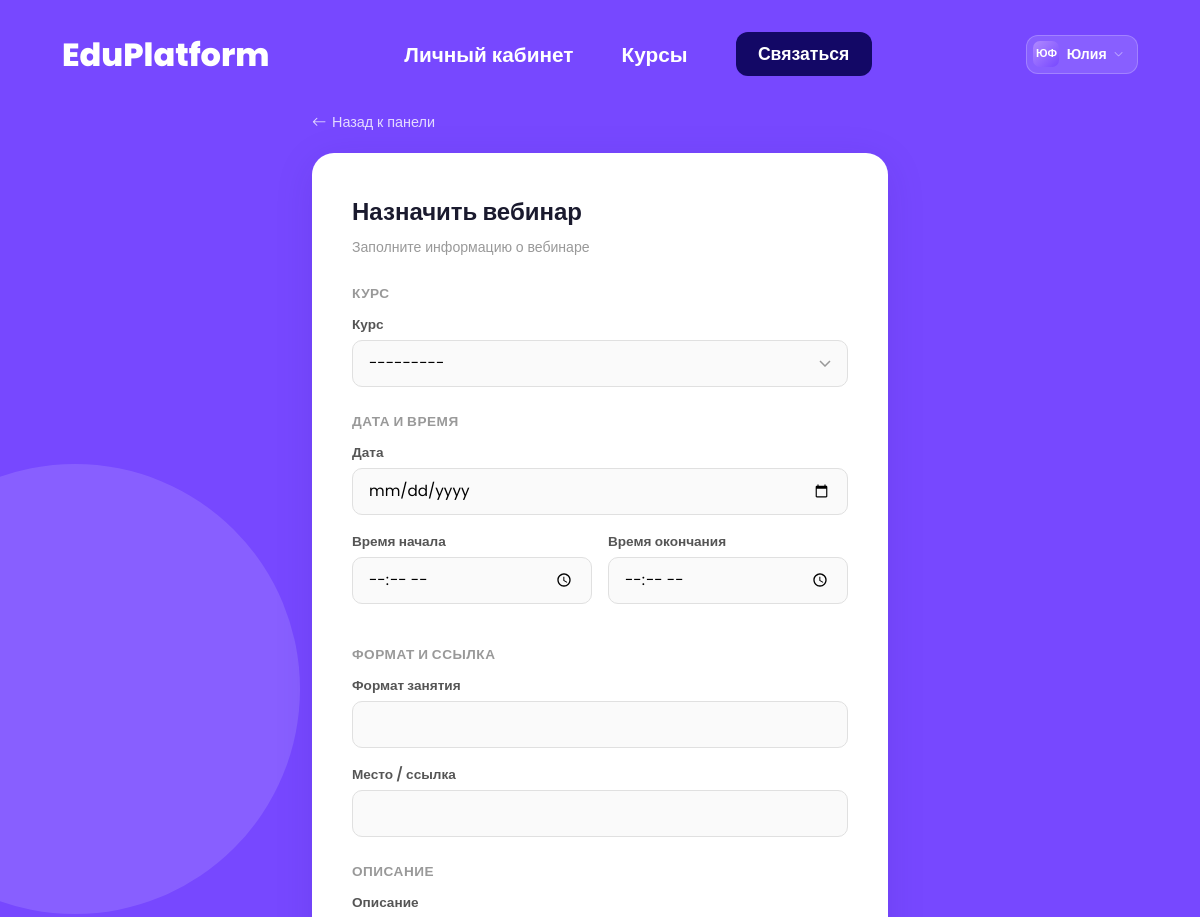
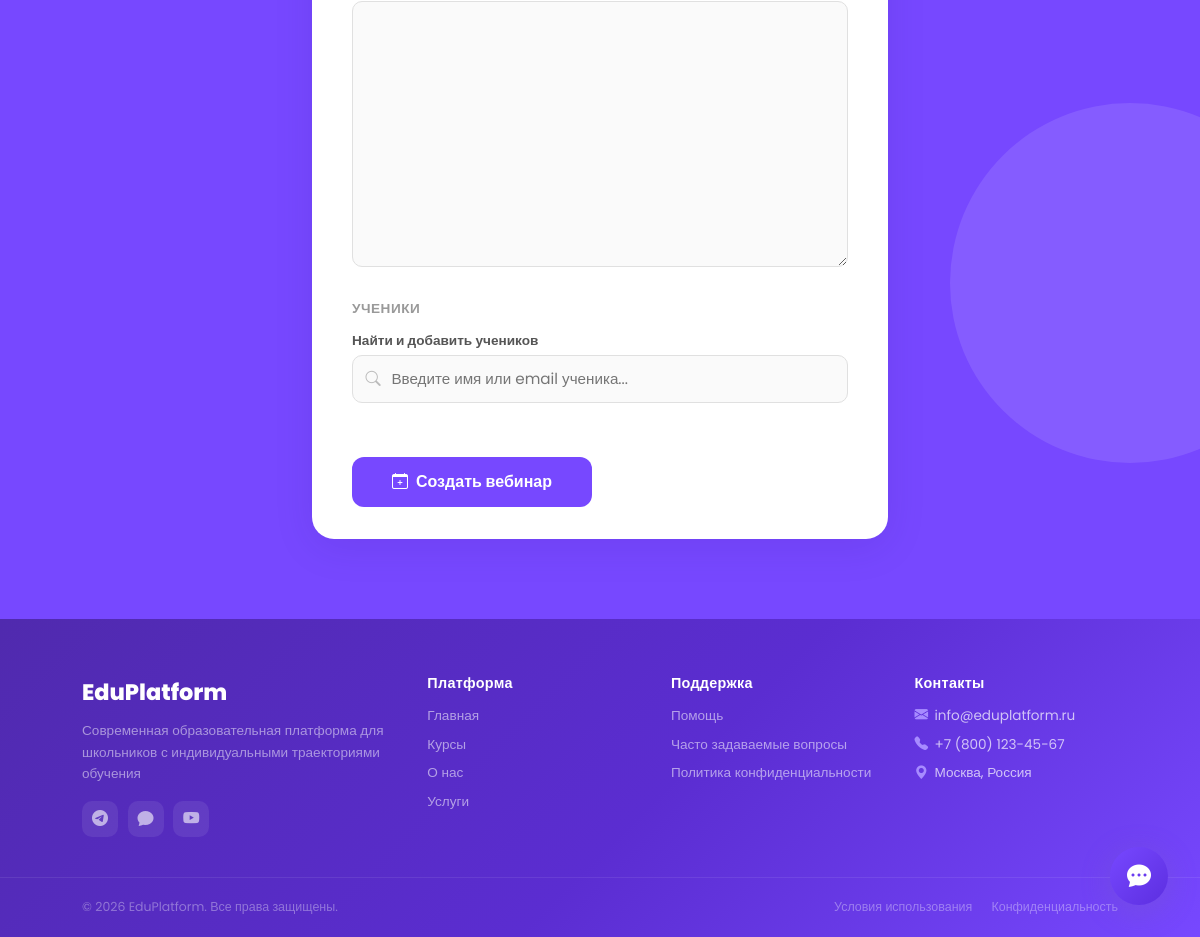
Page /education/schedule/create/ (signed in) on the committed database (2 pictures, top to bottom).
### apps/users/models.py (models this page shows, shortened)
class User(AbstractBaseUser, PermissionsMixin):
    class Role(models.TextChoices):
        STUDENT = "student", "Обучающийся"
        PARENT = "parent", "Родитель"
        MENTOR = "mentor", "Наставник"
        ADMIN = "admin", "Администратор"
    username = models.CharField(
        max_length=50,
        unique=True,
        verbose_name="Никнейм"
    )
    email = models.EmailField(
        unique=True,
        verbose_name="Email"
    )
    first_name = models.CharField(max_length=100, verbose_name="Имя")
    last_name = models.CharField(max_length=100, verbose_name="Фамилия")
    role = models.CharField(
        max_length=20,
        choices=Role.choices,
        verbose_name="Роль",
        null=True,
        blank=True,
    )
    phone = models.CharField(
        max_length=20,
        blank=True,
        verbose_name="Телефон"
    )
    avatar = models.ImageField(
        upload_to="avatars/",
        blank=True,
        null=True,
        verbose_name="Аватар"
    )
    is_active = models.BooleanField(default=True, verbose_name="Активен")
    is_staff = models.BooleanField(default=False, verbose_name="Доступ в админку")
    date_joined = models.DateTimeField(
        default=timezone.now,
        verbose_name="Дата регистрации"
    )
    USERNAME_FIELD = "username"
    REQUIRED_FIELDS = ["email", "first_name", "last_name"]
    objects = UserManager()
    def get_full_name(self):
        return f"{self.first_name} {self.last_name}"
    class Meta:
        verbose_name = "Пользователь"
        verbose_name_plural = "Пользователи"

### apps/education/views.py (the view, shortened to what this page needs)
# urls.py: path("schedule/create/", ScheduleCreateView.as_view(), name="schedule_create"),
class ScheduleCreateView(RoleRequiredMixin, CreateView):
    model = Schedule
    fields = ["course", "date", "start_time", "end_time", "lesson_format", "location", "description"]
    template_name = "education/schedule_form.html"
    success_url = reverse_lazy("mentor_dashboard")
    allowed_roles = (User.Role.ADMIN, User.Role.MENTOR)
    def get_form(self, form_class=None):
        form = super().get_form(form_class)
        if self.request.user.role == User.Role.MENTOR:
            from apps.mentors.models import Mentor
            mentor = Mentor.objects.filter(user=self.request.user).first()
            if mentor:
                form.fields["course"].queryset = mentor.courses.all()
        return form
    def get_context_data(self, **kwargs):
        ctx = super().get_context_data(**kwargs)
        ctx["form_title"] = "Назначить вебинар"
        ctx["submit_label"] = "Создать вебинар"
        ctx["assigned_students"] = []
        return ctx

### apps/common/mixins.py (called while the page is built)
    def dispatch(self, request, *args, **kwargs):
        if not self.allowed_roles:
            return super().dispatch(request, *args, **kwargs)
        if not hasattr(request.user, "role"):
            return redirect("login")
        if request.user.role not in self.allowed_roles:
            return redirect("login")
        return super().dispatch(request, *args, **kwargs)

### apps/education/models.py (called while the page is built)
    def __str__(self):
        return self.name

### templates/education/schedule_form.html (shortened to what this page needs)
{% extends "base_template.html" %}
{% block content %}
  <div class="bg-blob-wrap">
  <div class="bg-blob bg-blob-1"></div>
  <div class="bg-blob bg-blob-2"></div>
</div>
<div class="sf-wrap">
  <a href="{% url 'mentor_dashboard' %}" class="sf-back"><i class="bi bi-arrow-left"></i> Назад к панели</a>
  <div class="sf-card">
    <div class="sf-title">{{ form_title }}</div>
    <div class="sf-subtitle">Заполните информацию о вебинаре</div>
    <form method="post" id="scheduleForm">
      <div class="sf-section">Курс</div>
      <div class="sf-field">
        <label for="{{ form.course.id_for_label }}">{{ form.course.label }}</label>
        {{ form.course }}
      </div>
      <div class="sf-section">Дата и время</div>
      <div class="sf-field">
        <label for="{{ form.date.id_for_label }}">{{ form.date.label }}</label>
        {{ form.date }}
      </div>
      <div class="sf-row">
        <div class="sf-field">
          <label for="{{ form.start_time.id_for_label }}">{{ form.start_time.label }}</label>
          {{ form.start_time }}
        </div>
        <div class="sf-field">
          <label for="{{ form.end_time.id_for_label }}">{{ form.end_time.label }}</label>
          {{ form.end_time }}
        </div>
      </div>
      <div class="sf-section">Формат и ссылка</div>
      <div class="sf-field">
        <label for="{{ form.lesson_format.id_for_label }}">{{ form.lesson_format.label }}</label>
        {{ form.lesson_format }}
      </div>
      <div class="sf-field">
        <label for="{{ form.location.id_for_label }}">{{ form.location.label }}</label>
        {{ form.location }}
      </div>
      <div class="sf-section">Описание</div>
      <div class="sf-field">
        <label for="{{ form.description.id_for_label }}">{{ form.description.label }}</label>
        {{ form.description }}
      </div>
      <div class="sf-section">Ученики</div>
      <div class="sf-field">
        <label>Найти и добавить учеников</label>
        <div class="student-search-wrap">
          <input type="text" class="student-search" id="studentSearch"
                 placeholder="Введите имя или email ученика..." autocomplete="off">
        </div>
      </div>
      <button type="submit" class="sf-submit">
        <i class="bi bi-calendar-plus"></i> {{ submit_label|default:"Создать вебинар" }}
      </button>
    </form>
  </div>
</div>
{% endblock %}

### templates/base_template.html (shortened to what this page needs)
{% load static %}
{% load l10n %}
<!DOCTYPE html>
<html lang="ru">
<head>
  <link rel="stylesheet" href="https://cdn.jsdelivr.net/npm/bootstrap-icons@1.10.5/font/bootstrap-icons.css">
  <link href="https://cdn.jsdelivr.net/npm/bootstrap@5.3.8/dist/css/bootstrap.min.css" rel="stylesheet">
</head>
<body>
<header class="site-header">
  <div class="container header-inner">
    <a href="{% if user.is_authenticated %}{% url 'home' %}{% else %}{% url 'home' %}{% endif %}" class="logo" style="text-decoration:none;color:#fff;font-weight: 800;">EduPlatform</a>
    <ul class="nav">
      {% if user.is_authenticated %}
        <li>
          <a href="{% if user.role == 'student' %}{% url 'student_dashboard' %}{% elif user.role == 'parent' %}{% url 'parent_dashboard' %}{% elif user.role == 'mentor' %}{% url 'mentor_dashboard' %}{% elif user.role == 'admin' %}{% url 'admin_dashboard' %}{% else %}{% url 'home' %}{% endif %}">Личный кабинет</a>
        </li>
        <li><a href="{% url 'all_courses' %}">Курсы</a></li>
      {% else %}
        <li><a href="{% url 'home' %}">Главная</a></li>
        <li><a href="{% url 'about' %}">О нас</a></li>
        <li><a href="{% url 'services' %}">Услуги</a></li>
        <li><a href="{% url 'all_courses' %}">Курсы</a></li>
      {% endif %}
        <li><a href="{% url 'home' %}#contact-form" class="contact-btn">Связаться</a></li>
    </ul>
    <div class="nav-auth">
      {% if user.is_authenticated %}
        <div class="account-wrap" id="acWrap">
          <button class="account-btn" onclick="toggleAcMenu(event)">
            <div class="account-ava">
              {% if user.avatar %}
                <img src="{{ user.avatar.url }}" alt="">
              {% else %}
                {{ user.first_name|slice:":1" }}{{ user.last_name|slice:":1" }}
              {% endif %}
            </div>
            {{ user.first_name }}
            <i class="bi bi-chevron-down" style="font-size:.6rem;opacity:.65"></i>
          </button>
        </div>
      {% else %}
        <a href="{% url 'login' %}" class="btn-login"><i class="bi bi-person"></i> Войти</a>
      {% endif %}
    </div>
  </div>
</header>
{% block content %}{% endblock %}
<footer class="site-footer">
  <div class="footer-top">
    <div class="container footer-grid">
      <div class="footer-brand">
        <a href="{% url 'home' %}" class="footer-logo">EduPlatform</a>
        <p class="footer-desc">Современная образовательная платформа для школьников с индивидуальными траекториями обучения</p>
        <div class="footer-socials">
          <a href="#" title="Telegram"><i class="bi bi-telegram"></i></a>
          <a href="#" title="VK"><i class="bi bi-chat-fill"></i></a>
          <a href="#" title="YouTube"><i class="bi bi-youtube"></i></a>
        </div>
      </div>
      <div class="footer-col">
        <h5>Платформа</h5>
        <ul>
          <li><a href="{% url 'home' %}">Главная</a></li>
          <li><a href="{% url 'all_courses' %}">Курсы</a></li>
          <li><a href="{% url 'about' %}">О нас</a></li>
          <li><a href="{% url 'services' %}">Услуги</a></li>
        </ul>
      </div>
      <div class="footer-col">
        <h5>Поддержка</h5>
        <ul>
          <li><a href="{% url 'help' %}">Помощь</a></li>
          <li><a href="{% url 'faq' %}">Часто задаваемые вопросы</a></li>
          <li><a href="{% url 'privacy' %}">Политика конфиденциальности</a></li>
        </ul>
      </div>
      <div class="footer-col">
        <h5>Контакты</h5>
        <ul>
          <li><i class="bi bi-envelope-fill" style="color:#a78bff;margin-right:.4rem"></i> info@eduplatform.ru</li>
          <li><i class="bi bi-telephone-fill" style="color:#a78bff;margin-right:.4rem"></i> +7 (800) 123-45-67</li>
          <li><i class="bi bi-geo-alt-fill" style="color:#a78bff;margin-right:.4rem"></i> Москва, Россия</li>
        </ul>
      </div>
    </div>
  </div>
  <div class="footer-bottom">
    <div class="container footer-bottom-inner">
      <span>© {% now 'Y' %} EduPlatform. Все права защищены.</span>
      <span class="footer-bottom-links">
        <a href="{% url 'terms' %}">Условия использования</a>
        <a href="{% url 'privacy' %}">Конфиденциальность</a>
      </span>
    </div>
  </div>
</footer>
<button class="chat-fab" onclick="toggleChat()" title="Чат поддержки" aria-label="Открыть чат">
  <i class="bi bi-chat-dots-fill"></i>
</button>
</body>
</html>

### templates/base_template.html (style rules this page uses)
body { margin:0; padding:0; font-family:'Poppins',sans-serif; color:#1a1a2e; line-height:1.6; }
.container { max-width:1140px; margin:0 auto; padding:0 2rem; }
.site-header { position:absolute; top:0; width:100%; z-index:50; padding:1.6rem 0; }
.header-inner { display:flex; align-items:center; justify-content:space-between; }
.logo { color:#fff; font-weight:800; font-size:2rem; }
.nav { display:flex; gap:3rem; list-style:none; margin:0; padding:0; align-items:center; }
.nav a { color:#fff; font-size:1.3rem; text-decoration:none; font-weight:600; }
.contact-btn { background:#130866; color:#fff !important; font-size:1.1rem !important; padding:.5rem 1.4rem; border-radius:12px; text-decoration:none; display:flex; align-items:center; transition:background .2s; }
.nav-auth { display:flex; align-items:center; gap:.75rem; margin-left:1.2rem; }
.account-wrap { position:relative; }
.account-btn { display:flex; align-items:center; gap:.45rem; background:rgba(255,255,255,.13); border:1px solid rgba(255,255,255,.22); border-radius:12px; padding:.32rem .85rem .32rem .42rem; cursor:pointer; color:#fff; font-size:.88rem; font-weight:600; font-family:'Poppins',sans-serif; transition:background .18s; white-space:nowrap; }
.account-ava { width:26px; height:26px; border-radius:7px; flex-shrink:0; background:linear-gradient(135deg,#b08aff,#7748FF); display:flex; align-items:center; justify-content:center; font-size:.7rem; font-weight:800; color:#fff; overflow:hidden; }
.site-footer { background: linear-gradient(135deg, #502aae 0%, #5b2dd1 55%, #7748FF 100%); color: rgba(255,255,255,.7); font-family: 'Poppins', sans-serif; }
.footer-top { padding: 3.5rem 0 2.5rem; }
.footer-grid { display: grid; grid-template-columns: 1.5fr 1fr 1fr 1fr; gap: 2.5rem; max-width: 1100px; margin: 0 auto; padding: 0 2rem; }
.footer-brand .footer-logo { font-size: 1.4rem; font-weight: 800; color: #fff; text-decoration: none; display: inline-block; margin-bottom: .6rem; }
.footer-desc { font-size: .85rem; line-height: 1.6; color: rgba(255,255,255,.5); margin-bottom: 1rem; }
.footer-socials { display: flex; gap: .6rem; }
.footer-socials a { width: 36px; height: 36px; border-radius: 10px; background: rgba(255,255,255,.08); display: flex; align-items: center; justify-content: center; color: rgba(255,255,255,.6); font-size: 1rem; text-decoration: none; transition: background .2s, color .2s; }
.footer-col h5 { font-size: .9rem; font-weight: 700; color: #fff; margin-bottom: .8rem; letter-spacing: .02em; }
.footer-col ul { list-style: none; padding: 0; margin: 0; }
.footer-col ul li { font-size: .85rem; margin-bottom: .45rem; display: flex; align-items: center; }
.footer-col ul li a { color: rgba(255,255,255,.55); text-decoration: none; transition: color .18s; }
.footer-bottom { border-top: 1px solid rgba(255,255,255,.08); padding: 1.2rem 0; }
.footer-bottom-inner { max-width: 1100px; margin: 0 auto; padding: 0 2rem; display: flex; justify-content: space-between; align-items: center; font-size: .78rem; color: rgba(255,255,255,.35); }
.footer-bottom-links { display: flex; gap: 1.2rem; }
.footer-bottom-links a { color: rgba(255,255,255,.35); text-decoration: none; transition: color .18s; }
.chat-fab { position: fixed; bottom: 2rem; right: 2rem; z-index: 9000; width: 58px; height: 58px; border-radius: 50%; background: linear-gradient(135deg, #7748FF, #5c2ee0); border: none; cursor: pointer; color: #fff; display: flex; align-items: center; justify-content: center; font-size: 1.5rem; box-shadow: 0 6px 28px rgba(119,72,255,.45); transition: transform .2s, box-shadow .2s; box-shadow: 0 6px 28px rgba(117, 86, 204, 0.45); }

### rows in the picture
User: first_name "Ю", last_name "Ф", first_name "Юлия"

### other values in the picture
{{ submit_label|default:"Создать вебинар" }} "Создать вебинар"
